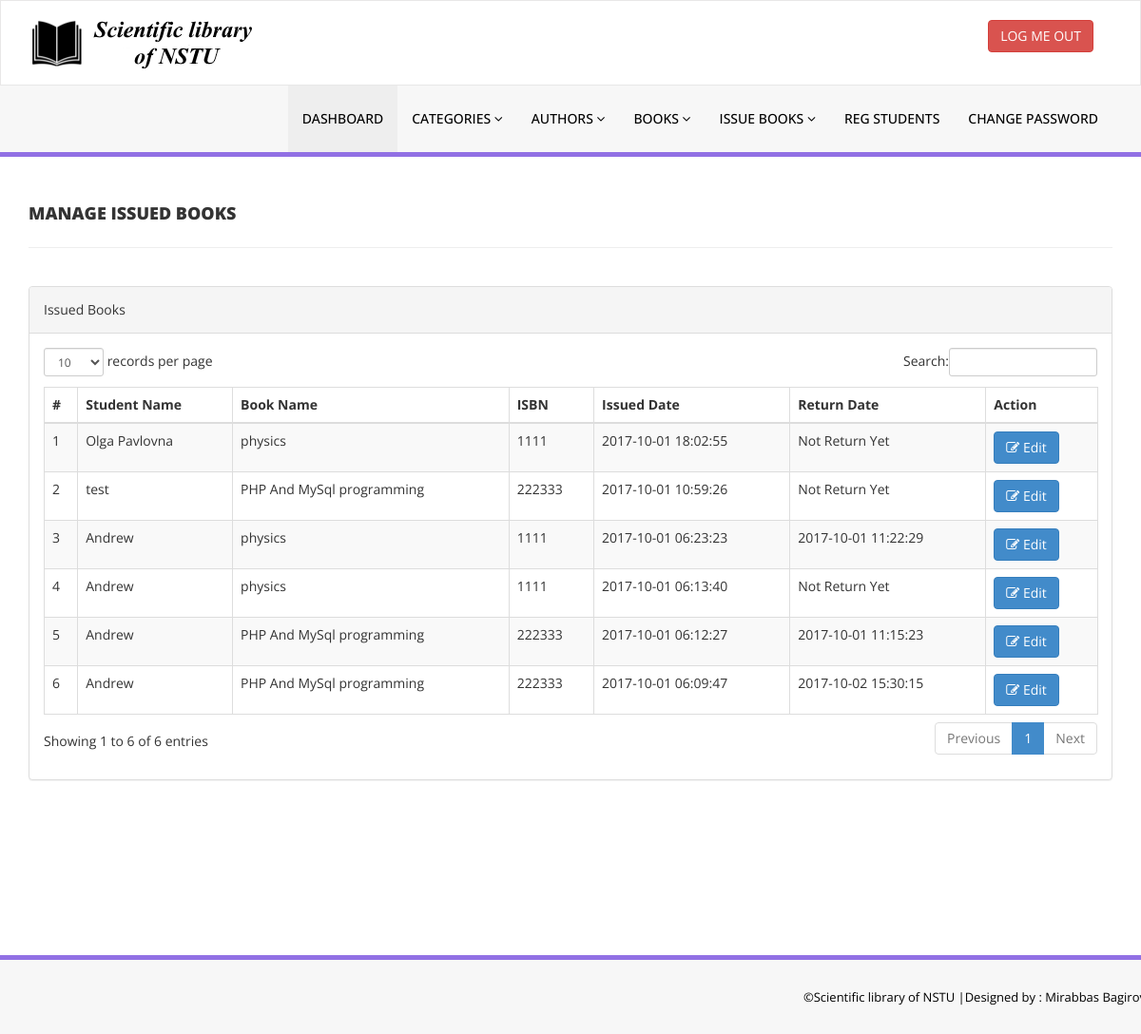
The page /nstu_library/admin/manage-issued-books.php (signed in) on the database its author committed.
### tables this page shows
CREATE TABLE `tblissuedbookdetails` (
  `id` int(11) NOT NULL,
  `BookId` int(11) DEFAULT NULL,
  `StudentID` varchar(150) DEFAULT NULL,
  `IssuesDate` timestamp NULL DEFAULT CURRENT_TIMESTAMP,
  `ReturnDate` timestamp NULL DEFAULT NULL ON UPDATE CURRENT_TIMESTAMP,
  `RetrunStatus` int(1) NOT NULL,
  `fine` int(11) DEFAULT NULL
);

CREATE TABLE `tblstudents` (
  `id` int(11) NOT NULL,
  `StudentId` varchar(100) DEFAULT NULL,
  `FullName` varchar(120) DEFAULT NULL,
  `EmailId` varchar(120) DEFAULT NULL,
  `MobileNumber` char(11) DEFAULT NULL,
  `Password` varchar(120) DEFAULT NULL,
  `Status` int(1) DEFAULT NULL,
  `RegDate` timestamp NULL DEFAULT CURRENT_TIMESTAMP,
  `UpdationDate` timestamp NULL DEFAULT NULL ON UPDATE CURRENT_TIMESTAMP
);

CREATE TABLE `tblbooks` (
  `id` int(11) NOT NULL,
  `BookName` varchar(255) DEFAULT NULL,
  `CatId` int(11) DEFAULT NULL,
  `AuthorId` int(11) DEFAULT NULL,
  `ISBNNumber` int(11) DEFAULT NULL,
  `BookPrice` int(11) DEFAULT NULL,
  `RegDate` timestamp NULL DEFAULT CURRENT_TIMESTAMP,
  `UpdationDate` timestamp NULL DEFAULT NULL ON UPDATE CURRENT_TIMESTAMP
);

### nstu_library/admin/manage-issued-books.php (the view, shortened to what this page needs)
<?php
include('includes/config.php');
if(strlen($_SESSION['alogin'])==0)
    {
header('location:index.php');
}
else{
    ?>
<!DOCTYPE html>
<html xmlns="http://www.w3.org/1999/xhtml">
<head>
    <link href="assets/css/bootstrap.css" rel="stylesheet" />
    <link href="assets/css/font-awesome.css" rel="stylesheet" />
    <link href="assets/js/dataTables/dataTables.bootstrap.css" rel="stylesheet" />
    <link href="assets/css/style.css" rel="stylesheet" />
</head>
<body>
<?php include('includes/header.php');?>
    <div class="content-wrapper">
         <div class="container">
        <div class="row pad-botm">
            <div class="col-md-12">
                <h4 class="header-line">Manage Issued Books</h4>
    </div>
     <div class="row">
</div>
        </div>
            <div class="row">
                <div class="col-md-12">
                    <div class="panel panel-default">
                        <div class="panel-heading">
                          Issued Books
                        </div>
                        <div class="panel-body">
                            <div class="table-responsive">
                                <table class="table table-striped table-bordered table-hover" id="dataTables-example">
                                    <thead>
                                        <tr>
                                            <th>#</th>
                                            <th>Student Name</th>
                                            <th>Book Name</th>
                                            <th>ISBN </th>
                                            <th>Issued Date</th>
                                            <th>Return Date</th>
                                            <th>Action</th>
                                        </tr>
                                    </thead>
                                    <tbody>
<?php $sql = "SELECT tblstudents.FullName,tblbooks.BookName,tblbooks.ISBNNumber,tblissuedbookdetails.IssuesDate,tblissuedbookdetails.ReturnDate,tblissuedbookdetails.id as rid from  tblissuedbookdetails join tblstudents on tblstudents.StudentId=tblissuedbookdetails.StudentId join tblbooks on tblbooks.id=tblissuedbookdetails.BookId order by tblissuedbookdetails.id desc";
$query = $dbh -> prepare($sql);
$query->execute();
$results=$query->fetchAll(PDO::FETCH_OBJ);
$cnt=1;
if($query->rowCount() > 0)
{
foreach($results as $result)
{               ?>
                                        <tr class="odd gradeX">
                                            <td class="center"><?php echo htmlentities($cnt);?></td>
                                            <td class="center"><?php echo htmlentities($result->FullName);?></td>
                                            <td class="center"><?php echo htmlentities($result->BookName);?></td>
                                            <td class="center"><?php echo htmlentities($result->ISBNNumber);?></td>
                                            <td class="center"><?php echo htmlentities($result->IssuesDate);?></td>
                                            <td class="center"><?php if($result->ReturnDate=="")
                                            {
                                                echo htmlentities("Not Return Yet");
                                            } else {
                                            echo htmlentities($result->ReturnDate);
}
                                            ?></td>
                                            <td class="center">
                                            <a href="update-issue-bookdeails.php?rid=<?php echo htmlentities($result->rid);?>"><button class="btn btn-primary"><i class="fa fa-edit "></i> Edit</button>
                                            </td>
                                        </tr>
 <?php $cnt=$cnt+1;}} ?>
                                    </tbody>
                                </table>
                            </div>
                        </div>
                    </div>
                </div>
            </div>
    </div>
    </div>
  <?php include('includes/footer.php');?>
</body>
</html>
<?php } ?>

### nstu_library/admin/assets/css/style.css (style rules this page uses)
.content-wrapper { margin-top: 40px; min-height:800px; padding-bottom:90px; }
.header-line { font-weight:900; padding-bottom:25px; border-bottom:1px solid #eeeeee; text-transform:uppercase; }
.pad-botm { padding-bottom:30px; }

### rows shown on the page
tblissuedbookdetails: tblstudents.FullName "Olga Pavlovna", BookId.BookName "physics", BookId.ISBNNumber "1111", IssuesDate "2017-10-01 18:02:55"
tblissuedbookdetails: tblstudents.FullName "test", BookId.BookName "PHP And MySql programming", BookId.ISBNNumber "222333", IssuesDate "2017-10-01 10:59:26"
tblissuedbookdetails: tblstudents.FullName "Andrew", BookId.BookName "physics", BookId.ISBNNumber "1111", IssuesDate "2017-10-01 06:23:23", ReturnDate "2017-10-01 11:22:29"
tblissuedbookdetails: tblstudents.FullName "Andrew", BookId.BookName "physics", BookId.ISBNNumber "1111", IssuesDate "2017-10-01 06:13:40"
tblissuedbookdetails: tblstudents.FullName "Andrew", BookId.BookName "PHP And MySql programming", BookId.ISBNNumber "222333", IssuesDate "2017-10-01 06:12:27", ReturnDate "2017-10-01 11:15:23"
tblissuedbookdetails: tblstudents.FullName "Andrew", BookId.BookName "PHP And MySql programming", BookId.ISBNNumber "222333", IssuesDate "2017-10-01 06:09:47", ReturnDate "2017-10-02 15:30:15"
